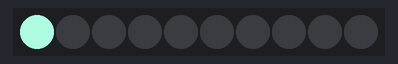
Bench run of a program on a simulated Arduino Uno, built with avr-gcc and run on an emulated ATmega328P. Shown: 10 RGB LEDs in strip order, left to right. Dim RGB values are drawn brighter than linear; random numbers use the default seed unless the program sets one.

Above: at 0.1 s.
At 4.91 s:
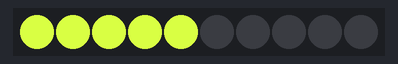
At 9.93 s:
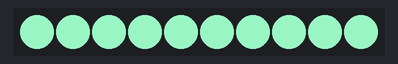
At 19.96 s:
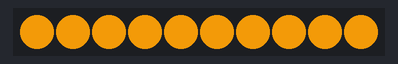
At 29.79 s:
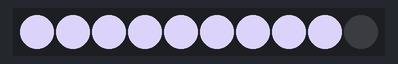
At 39.82 s:
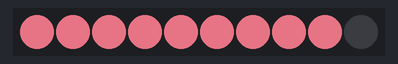

The program:

main.cpp
```cpp
#include <Arduino.h>
#include <Adafruit_NeoPixel.h>

#define PIN           5  // GPIO de connexion de la barre de DEL
#define NUMPIXELS     10 // NB de DEL sur la barre
#define DELAYVAL      200 // Intervalle entre les DEL
Adafruit_NeoPixel pixels(NUMPIXELS, PIN, NEO_GRB + NEO_KHZ800);

void setup() {
  pixels.begin();
} // setup

void loop() {
  pixels.clear(); // Effacer tous les DEL.
  pixels.show();   // Actualiser l'affichage

  int r = random(256);  // un nombre entre 0 et 255 pour le rouge
  int g = random(256);  // un nombre entre 0 et 255 pour le vert
  int b = random(256);  // un nombre entre 0 et 255 pour le bleu

  for(int i=0; i<NUMPIXELS; i++) {
    pixels.setPixelColor(i, pixels.Color(r,g,b));
    pixels.show();   // Actualiser l'affichage
    delay(DELAYVAL);
  } // for

} // loop
```
